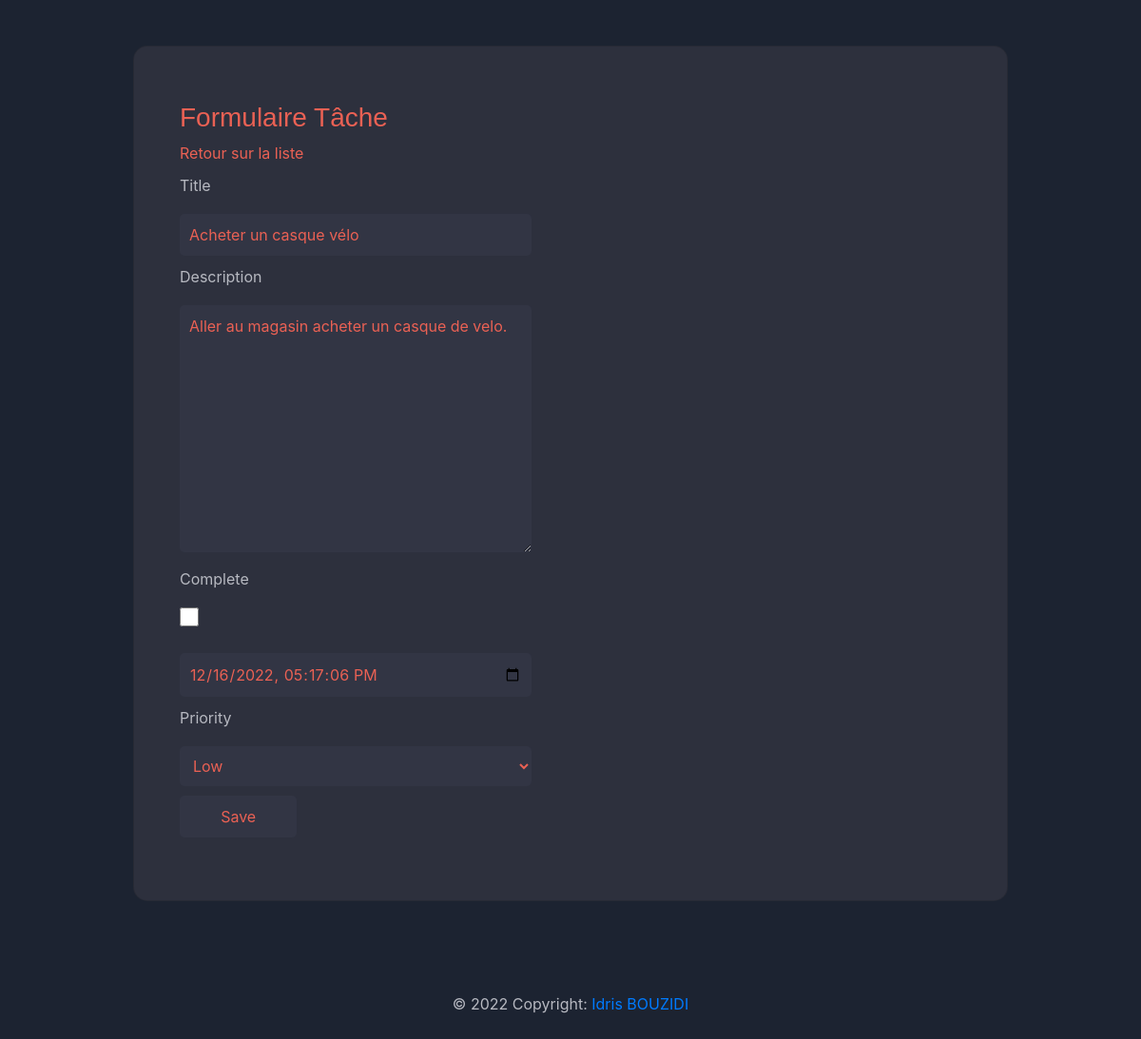
The app's page /task/update/2/ (signed in) with its own data.
### app/models.py (models this page shows, shortened)
class Task(models.Model):
    class Priority(models.IntegerChoices):
        LOW = 1, "Low"
        MEDIUM = 2, "Medium"
        HIGH = 3, "High"
    user = models.ForeignKey(User,
                             on_delete=models.CASCADE, null=True, blank=True)
    title = models.CharField(max_length=40)
    description = models.TextField(null=True, blank=True)
    complete = models.BooleanField(default=False)
    create = models.DateTimeField(auto_now_add=True)
    due_date = models.DateTimeField(default=one_week_hence)
    priority = models.PositiveSmallIntegerField(choices=Priority.choices,
                                                db_index=True)
    class Meta:
        ordering = ['-due_date']

### app/views.py (the view, shortened to what this page needs)
# urls.py: path('task/update/<int:pk>/', TaskUpdate.as_view(), name='task_update'),
class TaskUpdate(LoginRequiredMixin, UpdateView):
    model = Task
    form_class = AddTask
    success_url = reverse_lazy('tasks')

### app/forms.py
class AddTask(forms.ModelForm):
    class Meta:
        model = Task
        fields = {'title', 'description', 'complete', 'due_date', 'priority'}
        widgets = {
            'due_date': forms.DateTimeInput(attrs={
                'type': 'datetime-local', 'min': timezone.now()}),
            'priority': forms.Select(attrs={'class': 'form-all'})
        }

### app/templates/app/task_form.html (shortened to what this page needs)
{% extends 'app/base.html' %}
{% block content %}
    <h3>Formulaire Tâche</h3>
    <a href="{% url 'tasks' %}">Retour sur la liste</a>
    <div class="form-all">
        <form method="post">
            <label for="">{{ form.title.label }}</label>
            {{ form.title }}
            <label for="">{{ form.description.label }}</label>
            {{ form.description }}
            <label for="">{{ form.complete.label }}</label>
            {{ form.complete }}
            <label for="">{{ form.title.due_date }}</label>
            {{ form.due_date }}
            <label for="">{{ form.priority.label }}</label>
            {{ form.priority }}
            <label for=""><input type="submit" value="Save"></label>
        </form>
    </div>
{% endblock content%}

### app/static/app/css/main.css (style rules this page uses)
:root { --content-bg-color: #1C2331; --bg-color-primary: #323544; --bg-color-secondary: #2d303d; --bg-color-black-opacity: rgba(0, 0, 0, 0.2); --text-color-white: #f0f0f0; --text-color-grey-dark: #4B515D; --text-color-grey: #b7b9c1; --text-color-orange: #ea6154; }
body { background-color: var(--content-bg-color); width: 100%; height: 100%; color: var(--text-color-grey); }
h1, h2, h3, h4, h5, h6 { font-family: 'Raleway', sans-serif;; color: var(--text-color-orange); padding-top: 10px; }
.card a, a:hover, a:focus, a:active { text-decoration: none; color: var(--text-color-orange); }
.form-all input[type=text], input[type=password], input[type=datetime-local], select, textarea { background-color: var(--bg-color-primary); border: solide 1px var(--bg-color-secondary); color: var(--text-color-orange); border-radius: 5px; padding: 10px; width: 45%; }
.form-all input[type=submit] { background-color: var(--bg-color-primary); border: solide 1px var(--bg-color-secondary); color: var(--text-color-orange); padding: 10px; width: 15%; border-radius: 5px; }
.form-all label { padding-top: 10px !important; padding-bottom: 10px; display: block; }
.form-all input[type=checkbox] { display: block; left: 9px; top: 5px; width: 20px; height: 20px; }

### records on screen
Task: title "Acheter un casque vélo", description "Aller au magasin acheter un casque de velo.", due_date "12/16/2022 17:17:06", priority "Low"
